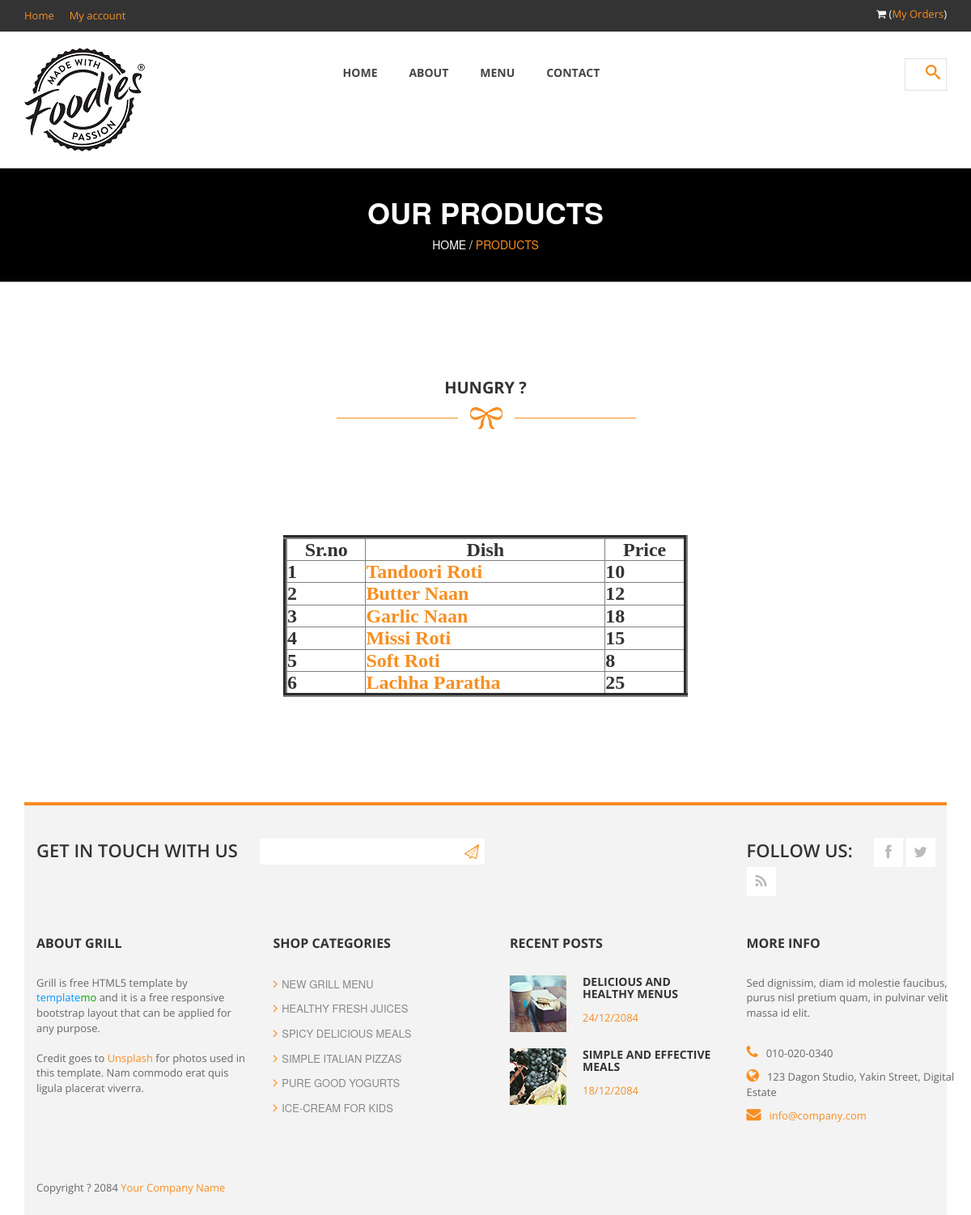
/trash/roti.php, run on the app's committed database.
### tables this page shows
CREATE TABLE IF NOT EXISTS `roti` (
  `srno` int(11) NOT NULL,
  `Dish` varchar(20) NOT NULL,
  `Price` int(11) NOT NULL,
  `pic` text NOT NULL,
  PRIMARY KEY (`srno`)
);

### trash/roti.php (the view, shortened to what this page needs)
<!DOCTYPE html>
 <html class="no-js">
    <head>
        <link rel="stylesheet" href="css/bootstrap.css">
        <link rel="stylesheet" href="css/font-awesome.css">
        <link rel="stylesheet" href="css/templatemo_style.css">
        <link rel="stylesheet" href="css/templatemo_misc.css">
        <link rel="stylesheet" href="css/flexslider.css">
        <link rel="stylesheet" href="css/testimonails-slider.css">
    </head>
    <body>
            <header>
                <div id="top-header">
                    <div class="container">
                        <div class="row">
                            <div class="col-md-6">
                                <div class="home-account">
                                    <a href="#">Home</a>
                                    <a href="#">My account</a>
                                </div>
                            </div>
                            <div class="col-md-6">
                                <div class="cart-info">
                                    <i class="fa fa-shopping-cart"></i>
                                    (<a href="myorder.php">My Orders</a>)
                                </div>
                            </div>
                        </div>
                    </div>
                </div>
                <div id="main-header">
                    <div class="container">
                        <div class="row">
                            <div class="col-md-3">
                                <div class="logo">
                                   <a href="#"><img src="images/foodieslogo.png" title="❤️Foodies❤️" alt="❤️Foodies❤️" ></a>
                                </div>
                            </div>
                            <div class="col-md-6">
                                <div class="main-menu">
                                    <ul>
                                      <li><a href="index.php">Home</a></li>
                                        <li><a href="about-us.php">About</a></li>
                                        <li><a href="products.php">Menu</a></li>
                                        <li><a href="contact-us.php">Contact</a></li>
                                    </ul>
                                </div>
                            </div>
                            <div class="col-md-3">
                                <div class="search-box">
                                    <form name="search_form" method="get" class="search_form">
                                        <input type="submit" id="search-button" />
                                    </form>
                                </div>
                            </div>
                        </div>
                    </div>
                </div>
            </header>
            <div id="heading">
                <div class="container">
                    <div class="row">
                        <div class="col-md-12">
						<div class="heading-content">
                                <h2>Our Products</h2>
                                <span>Home / <a href="about-us.html">Products</a></span>
                            </div>
                        </div>
                    </div>
                </div>
            </div>
            <div id="products-post">
                <div class="container">
                    <div class="row">
                        <div class="col-md-12">
                            <div id="product-heading">
                                <h2>Hungry ?</h2>
                                <img src="images/under-heading.png" alt="" >
                            </div>
                        </div>
                    </div>
                    <div class="row" id="Container"><center><font face="Times New Roman, Times, serif">
					<h3>
					<table border="5" width="500" height="200" style="text-align:center">
						<tr align="center" >
						 <th style="text-align:center">Sr.no</th>
						 <th style="text-align:center">Dish</th>
						 <th style="text-align:center">Price</th>
					<?php
					$q=mysql_query("select * from roti");
					$cnt=1;
					while($row=mysql_fetch_array($q))
					{
					echo "<tr>";
					echo "<th>".$cnt;
					echo "</th>";
					$n=$row['srno'];
					$s=$row['Dish'];
				$t="roti";
					echo "<th>";
					echo "<a href='dish.php?ide=$n&w=$t'>".$s;
					echo "</a>";
					echo "</th>";
					echo "<th>".$row['Price'];
					echo "</th>";
					echo "</tr>";
					$cnt=$cnt+1;
					}
					?>
					</table>
					  </h3> </center>
                        </div>
			<footer>
                <div class="container">
                    <div class="top-footer">
                        <div class="row">
                            <div class="col-md-9">
                                <div class="subscribe-form">
                                    <span>Get in touch with us</span>
                                    <form method="get" class="subscribeForm">
                                        <input id="subscribe" type="text" />
                                        <input type="submit" id="submitButton" />
                                    </form>
                                </div>
                            </div>
                            <div class="col-md-3">
                                <div class="social-bottom">
                                    <span>Follow us:</span>
                                    <ul>
                                        <li><a href="#" class="fa fa-facebook"></a></li>
                                        <li><a href="#" class="fa fa-twitter"></a></li>
                                        <li><a href="#" class="fa fa-rss"></a></li>
                                    </ul>
                                </div>
                            </div>
                        </div>
                    </div>
                    <div class="main-footer">
                        <div class="row">
                            <div class="col-md-3">
                                <div class="about">
                                    <h4 class="footer-title">About Grill</h4>
                                    <p>Grill is free HTML5 template by <span class="blue">template</span><span class="green">mo</span> and it is a free responsive bootstrap layout that can be applied for any purpose.
                                    <br><br>Credit goes to <a rel="nofollow" href="http://unsplash.com">Unsplash</a> for photos used in this template. Nam commodo erat quis ligula placerat viverra.</p>
                                </div>
                            </div>
                            <div class="col-md-3">
                                <div class="shop-list">
                                    <h4 class="footer-title">Shop Categories</h4>
                                    <ul>
                                        <li><a href="#"><i class="fa fa-angle-right"></i>New Grill Menu</a></li>
                                        <li><a href="#"><i class="fa fa-angle-right"></i>Healthy Fresh Juices</a></li>
                                        <li><a href="#"><i class="fa fa-angle-right"></i>Spicy Delicious Meals</a></li>
                                        <li><a href="#"><i class="fa fa-angle-right"></i>Simple Italian Pizzas</a></li>
                                        <li><a href="#"><i class="fa fa-angle-right"></i>Pure Good Yogurts</a></li>
                                        <li><a href="#"><i class="fa fa-angle-right"></i>Ice-cream for kids</a></li>
                                    </ul>
                                </div>
                            </div>
                            <div class="col-md-3">
                                <div class="recent-posts">
                                    <h4 class="footer-title">Recent posts</h4>
                                    <div class="recent-post">
                                        <div class="recent-post-thumb">
                                            <img src="images/recent-post1.jpg" alt="">
                                        </div>
                                        <div class="recent-post-info">
                                            <h6><a href="#">Delicious and Healthy Menus</a></h6>
                                            <span>24/12/2084</span>
                                        </div>
                                    </div>
                                    <div class="recent-post">
                                        <div class="recent-post-thumb">
                                            <img src="images/recent-post2.jpg" alt="">
                                        </div>
                                        <div class="recent-post-info">
                                            <h6><a href="#">Simple and effective meals</a></h6>
                                            <span>18/12/2084</span>
                                        </div>
                                    </div>
                                </div>
                            </div>
                            <div class="col-md-3">
                                <div class="more-info">
                                    <h4 class="footer-title">More info</h4>
                                    <p>Sed dignissim, diam id molestie faucibus, purus nisl pretium quam, in pulvinar velit massa id elit.</p>
                                    <ul>
                                        <li><i class="fa fa-phone"></i>010-020-0340</li>
                                        <li><i class="fa fa-globe"></i>123 Dagon Studio, Yakin Street, Digital Estate</li>
                                        <li><i class="fa fa-envelope"></i><a href="#">info@company.com</a></li>
                                    </ul>
                                </div>
                            </div>
                        </div>
                    </div>
                    <div class="bottom-footer">
                        <p>Copyright ? 2084 <a href="#">Your Company Name</a></p>
                    </div>
                </div>
            </footer>
    </body>
</html>

### data on the page
roti: Dish "Tandoori Roti", Price "10"
roti: Dish "Butter Naan", Price "12"
roti: Dish "Garlic Naan", Price "18"
roti: Dish "Missi Roti", Price "15"
roti: Dish "Soft Roti", Price "8"
roti: Dish "Lachha Paratha", Price "25"
